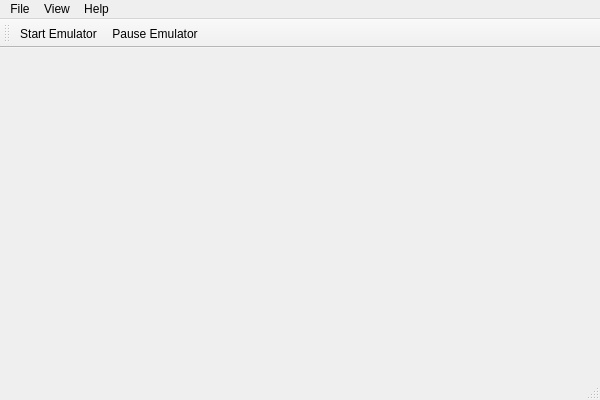
<?xml version="1.0" encoding="UTF-8"?>
<ui version="4.0">
 <class>Chip8Class</class>
 <widget class="QMainWindow" name="Chip8Class">
  <property name="geometry">
   <rect>
    <x>0</x>
    <y>0</y>
    <width>600</width>
    <height>400</height>
   </rect>
  </property>
  <property name="windowTitle">
   <string>Chip8</string>
  </property>
  <widget class="QWidget" name="centralWidget"/>
  <widget class="QMenuBar" name="menuBar">
   <property name="geometry">
    <rect>
     <x>0</x>
     <y>0</y>
     <width>600</width>
     <height>21</height>
    </rect>
   </property>
   <widget class="QMenu" name="menuFile">
    <property name="title">
     <string>File</string>
    </property>
    <addaction name="actionOpenGame"/>
    <addaction name="actionSettings"/>
    <addaction name="separator"/>
    <addaction name="actionExit"/>
   </widget>
   <widget class="QMenu" name="menuHelp">
    <property name="title">
     <string>Help</string>
    </property>
    <addaction name="actionAbout"/>
   </widget>
   <widget class="QMenu" name="menuView">
    <property name="title">
     <string>View</string>
    </property>
    <addaction name="actionZoomIn"/>
    <addaction name="actionZoomOut"/>
   </widget>
   <addaction name="menuFile"/>
   <addaction name="menuView"/>
   <addaction name="menuHelp"/>
  </widget>
  <widget class="QToolBar" name="mainToolBar">
   <attribute name="toolBarArea">
    <enum>TopToolBarArea</enum>
   </attribute>
   <attribute name="toolBarBreak">
    <bool>false</bool>
   </attribute>
   <addaction name="actionStartEmulator"/>
   <addaction name="actionPauseEmulator"/>
  </widget>
  <widget class="QStatusBar" name="statusBar"/>
  <action name="actionAbout">
   <property name="text">
    <string>About</string>
   </property>
  </action>
  <action name="actionOpenGame">
   <property name="icon">
    <iconset resource="chip8.qrc">
     <normaloff>:/Chip8/resources/floppy8.svg</normaloff>:/Chip8/resources/floppy8.svg</iconset>
   </property>
   <property name="text">
    <string>&amp;Open Game...</string>
   </property>
  </action>
  <action name="actionExit">
   <property name="text">
    <string>Exit</string>
   </property>
  </action>
  <action name="actionSettings">
   <property name="icon">
    <iconset resource="chip8.qrc">
     <normaloff>:/Chip8/resources/machine2.svg</normaloff>:/Chip8/resources/machine2.svg</iconset>
   </property>
   <property name="text">
    <string>Settings...</string>
   </property>
   <property name="toolTip">
    <string>Open Settings dialog</string>
   </property>
  </action>
  <action name="actionZoomIn">
   <property name="icon">
    <iconset resource="chip8.qrc">
     <normaloff>:/Chip8/resources/zoom26.svg</normaloff>:/Chip8/resources/zoom26.svg</iconset>
   </property>
   <property name="text">
    <string>Zoom In</string>
   </property>
   <property name="toolTip">
    <string>Zoom In</string>
   </property>
  </action>
  <action name="actionZoomOut">
   <property name="icon">
    <iconset resource="chip8.qrc">
     <normaloff>:/Chip8/resources/zooming1.svg</normaloff>:/Chip8/resources/zooming1.svg</iconset>
   </property>
   <property name="text">
    <string>Zoom Out</string>
   </property>
  </action>
  <action name="actionStartEmulator">
   <property name="checkable">
    <bool>true</bool>
   </property>
   <property name="icon">
    <iconset resource="chip8.qrc">
     <normaloff>:/Chip8/resources/play23.svg</normaloff>:/Chip8/resources/play23.svg</iconset>
   </property>
   <property name="text">
    <string>Start Emulator</string>
   </property>
  </action>
  <action name="actionPauseEmulator">
   <property name="checkable">
    <bool>true</bool>
   </property>
   <property name="icon">
    <iconset resource="chip8.qrc">
     <normaloff>:/Chip8/resources/pause20.svg</normaloff>:/Chip8/resources/pause20.svg</iconset>
   </property>
   <property name="text">
    <string>Pause Emulator</string>
   </property>
  </action>
 </widget>
 <layoutdefault spacing="6" margin="11"/>
 <resources>
  <include location="chip8.qrc"/>
 </resources>
 <connections/>
</ui>
